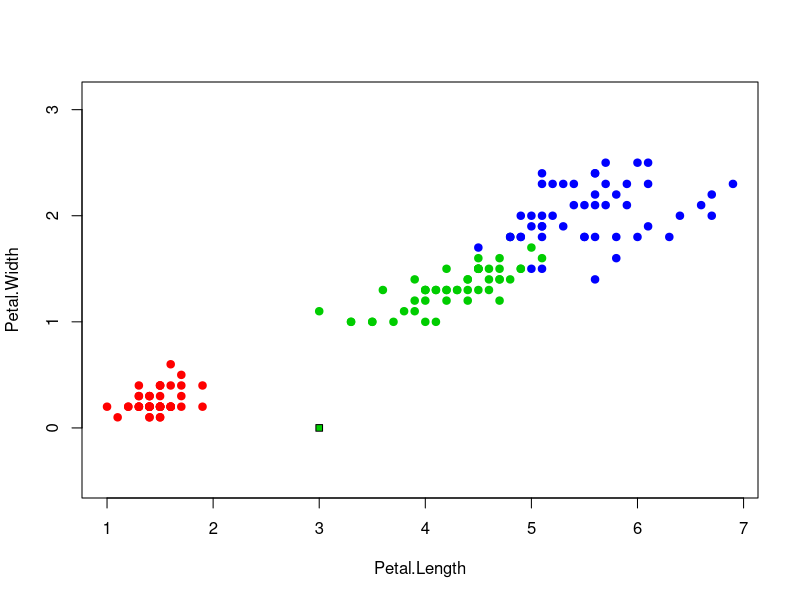

The R source for this figure:
xPoint <- 3
yPoint <- 0

yourPoint <- c(xPoint, yPoint)

euclideanDistance <- function(u, v) {
	sqrt( sum( (u - v)^2 ) )
}

sortObjectsByDist <- function(xl, z, metricFunction = euclideanDistance) {
	l <- dim(xl)[1]
	n <- dim(xl)[2] - 1

	distances <- matrix(NA, l, 2)
	
	for (i in 1:l) {
		distances[i, ] <- c(i, metricFunction(xl[i, 1:n], z))
	}

	orderedXl <- xl[order(distances[, 2]), ]
	return (orderedXl);
}


kNN <- function(xl, z, k) {

	orderedXl <- sortObjectsByDist(xl, z)
	n <- dim(orderedXl)[2] - 1

	classes <- orderedXl[1:k, n + 1]

	counts <- table(classes)

	class <- names(which.max(counts))
	return (class)
	
}

colors <- c(  "setosa"      = "red", 
              "versicolor"  = "green3",
              "virginica"   = "blue"  )
              

svg("knn.svg")

plot(iris[, 3:4], pch = 21, bg = colors[iris$Species], 
      col = colors[iris$Species], asp = 1)

xl <- iris[, 3:5]
class <- kNN(xl, yourPoint, k=6)

points(yourPoint[1], yourPoint[2], pch = 22, bg = colors[class], asp = 1)
dev.off()
